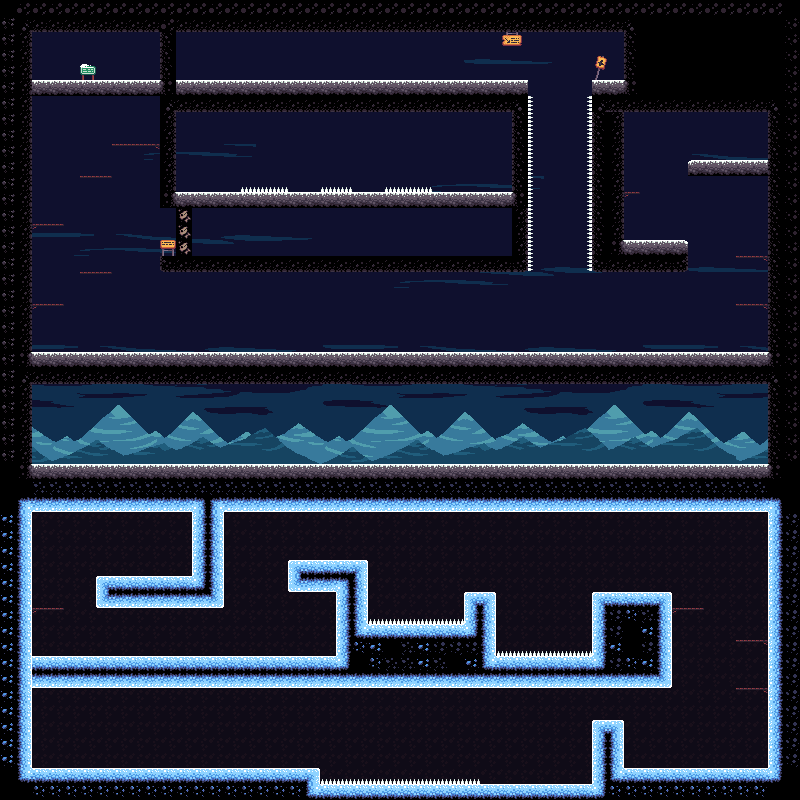

Rendered tile map (Tiled .tmx) drawn with the repository's tilesets; below, a short description and the map source with its tile grids summarised:
An orthogonal 50x50 tile map with 16x16 px tiles, 5 tile layers (Sky, 2nd Sky, 3rd Sky, Background, ...), 13 tilesets.

<map version="1.0" tiledversion="1.0.3" orientation="orthogonal" renderorder="right-down" width="50" height="50" tilewidth="16" tileheight="16" nextobjectid="1">
 <tileset firstgid="1" source="Desert Environment.tsx" />
 <tileset firstgid="2129" source="Bg3.tsx" />
 <tileset firstgid="2349" source="Bg3.tsx" />
 <tileset firstgid="2569" source="Bg2.tsx" />
 <tileset firstgid="2789" source="Bg1.tsx" />
 <tileset firstgid="3009" source="Rock2.tsx" />
 <tileset firstgid="3051" source="RockBg1.tsx" />
 <tileset firstgid="3076" source="Ice2.tsx" />
 <tileset firstgid="3112" source="Snow Environment/IceTiles.tsx" />
 <tileset firstgid="3161" source="Snow Environment/RockTiles.tsx" />
 <tileset firstgid="3210" source="Snow Environment/Spike.tsx" />
 <tileset firstgid="3259" source="Snow Environment/SignDecor.tsx" />
 <tileset firstgid="3301" source="Snow Environment/PlatformTiles.tsx" />
 <layer name="Sky" width="50" height="50">
  <data>[2500 cells, 2500 non-empty, 200 distinct tile ids]</data>
 </layer>
 <layer name="2nd Sky" width="50" height="50">
  <data>[2500 cells, 1250 non-empty, 116 distinct tile ids]</data>
 </layer>
 <layer name="3rd Sky" width="50" height="50">
  <data>[2500 cells, 147 non-empty, 60 distinct tile ids]</data>
 </layer>
 <layer name="Background" width="50" height="50">
  <data>[2500 cells, 1000 non-empty, 1 distinct tile ids]</data>
 </layer>
 <layer name="Ground" width="50" height="50">
  <data>[2500 cells, 1048 non-empty, 48 distinct tile ids]</data>
 </layer>
</map>
